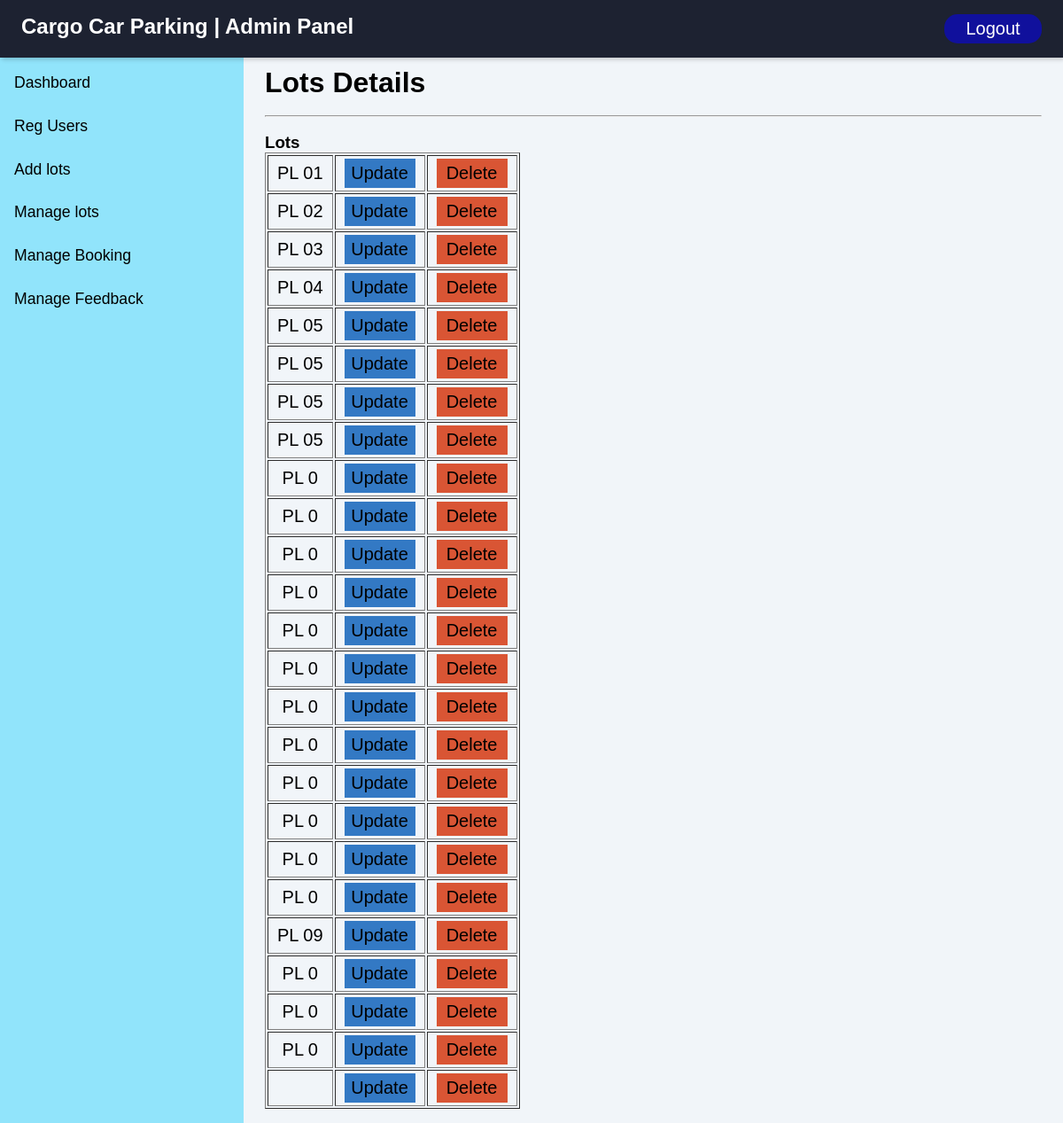
Page /admin/manage-lots.php (signed in) on the committed database.
### tables this page shows
CREATE TABLE `lots` (
  `id` int(15) NOT NULL,
  `area` varchar(50) NOT NULL,
  `lots` varchar(50) NOT NULL
);

### admin/manage-lots.php (the view, shortened to what this page needs)
<?php
include('conn.php');
 ?>
<!doctype html>
<html>
<head>
<link rel="stylesheet" type="text/css" href="hstyle.css">
<link rel="stylesheet" type="text/css" href="style.css">
</head>
<body>
	<div class="sidebar">
		<?php
		include "sidebar.php";
		include "header1.php";
		?>
	<div class="main-content">
		<main>
		<h1>Lots Details</h1>
		<br>
		<hr>
		<br>
		<h3>Lots</h3>
							<?php
							$query = mysqli_query($con,"select * from lots ");
							 $count = mysqli_num_rows($query);
							 if($count>0)
							{
											echo '<table border=1>';
											echo '<form method="POST">';
												echo "<tr class='text-center'>";
													while($row=mysqli_fetch_array($query))
													{
													echo "<td  class='details'>" .$row['2']. "</td>";
													echo "<td  class='details'><button class='ud' type='submit	' name='btn-update' value='".$row['id']."'>Update</button></td>";
													echo "<td  class='details'><button class='ud1' name='delete'value='".$row['id']."'><span>Delete</span></button></td>";
												echo "</tr>";
													 }
												echo "</table>";
							} ?>
</html>

### admin/hstyle.css (style rules this page uses)
tr { text-align-last: center; font-weight: lighter; }
.details { font-size:20px; margin: 3px 3px 3px 3px; padding: 0px 10px 0px 10px; }
.ud { background-color: rgb(51, 121, 196); border: none; width: 80px; font-size: 20px; margin: 3px 0px; padding: 5px 5px; }
.ud1 { background-color: rgb(217, 85, 52); border: none; width: 80px; font-size: 20px; margin: 3px 0px; padding: 5px 5px; }

### admin/style.css (style rules this page uses)
:root { --main-color: #91e4fb; --color-dark: #1D2231; --text-grey: #8390A2; }
* { padding: 0; margin: 0; box-sizing: border-box; list-style-type: none; text-decoration: none; font-family: 'Poppins', sans-serif; }
.sidebar { width: 275px; position: fixed; left: 0; top: 61px; height: 100%; background: var(--main-color); }
.main-content { margin-top: 50px; margin-left: 275px; }
main { margin-top: 65px; padding: 10px 1.5rem 1rem 1.5rem; background: #f1f5f9; min-height: cala(100vh - 90px); }

### rows in the picture
lots: lots "PL 01", $row['id'] 1 (drawn)
lots: lots "PL 02", $row['id'] 2 (drawn)
lots: lots "PL 03", $row['id'] 3 (drawn)
lots: lots "PL 04", $row['id'] 4 (drawn)
lots: lots "PL 05", $row['id'] 6 (drawn)
lots: lots "PL 05", $row['id'] 7 (drawn)
lots: lots "PL 05", $row['id'] 8 (drawn)
lots: lots "PL 05", $row['id'] 9 (drawn)
lots: lots "PL 0", $row['id'] 10 (drawn)
lots: lots "PL 0", $row['id'] 11 (drawn)
lots: lots "PL 0", $row['id'] 12 (drawn)
lots: lots "PL 0", $row['id'] 13 (drawn)
lots: lots "PL 0", $row['id'] 14 (drawn)
lots: lots "PL 0", $row['id'] 15 (drawn)
lots: lots "PL 0", $row['id'] 16 (drawn)
lots: lots "PL 0", $row['id'] 17 (drawn)
lots: lots "PL 0", $row['id'] 18 (drawn)
lots: lots "PL 0", $row['id'] 19 (drawn)
lots: lots "PL 0", $row['id'] 20 (drawn)
lots: lots "PL 0", $row['id'] 21 (drawn)
lots: lots "PL 09", $row['id'] 22 (drawn)
lots: lots "PL 0", $row['id'] 23 (drawn)
lots: lots "PL 0", $row['id'] 24 (drawn)
lots: lots "PL 0", $row['id'] 25 (drawn)
lots: $row['id'] 26 (drawn)
